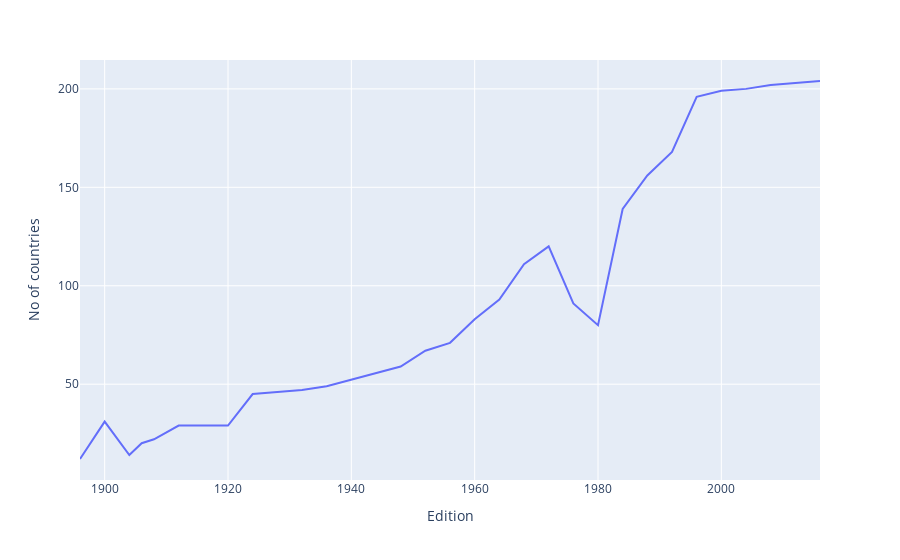

Notebook code for this chart:
### Code cell
fig = px.line(nations_over_time, x="Edition", y="No of countries")
fig.show()

### Figure 1 — Plotly figure (JSON) as saved in the notebook; plotly's stock layout.template omitted (floating-point values rounded to 4 significant figures)
{"data": [{"hovertemplate": "Edition=%{x}<br>No of countries=%{y}<extra></extra>", "legendgroup": "", "line": {"color": "#636efa", "dash": "solid"}, "marker": {"symbol": "circle"}, "mode": "lines", "name": "", "orientation": "v", "showlegend": false, "type": "scatter", "x": [1896, 1900, 1904, 1906, 1908, 1912, 1920, 1924, 1928, 1932, 1936, 1948, 1952, 1956, 1960, 1964, 1968, 1972, 1976, 1980, 1984, 1988, 1992, 1996, 2000, 2004, 2008, 2012, 2016], "xaxis": "x", "y": [12, 31, 14, 20, 22, 29, 29, 45, 46, 47, 49, 59, 67, 71, 83, 93, 111, 120, 91, 80, 139, 156, 168, 196, 199, 200, 202, 203, 204], "yaxis": "y"}], "layout": {"legend": {"tracegroupgap": 0}, "margin": {"t": 60}, "xaxis": {"anchor": "y", "domain": [0, 1], "title": {"text": "Edition"}}, "yaxis": {"anchor": "x", "domain": [0, 1], "title": {"text": "No of countries"}}}}
